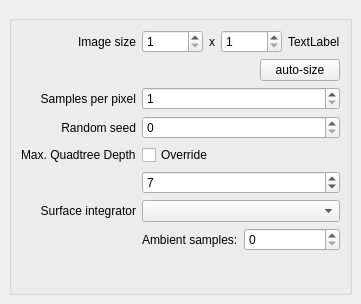
<?xml version="1.0" encoding="UTF-8"?>
<ui version="4.0">
 <class>RenderSettingsWindow</class>
 <widget class="QWidget" name="RenderSettingsWindow">
  <property name="geometry">
   <rect>
    <x>0</x>
    <y>0</y>
    <width>353</width>
    <height>304</height>
   </rect>
  </property>
  <property name="windowTitle">
   <string>Form</string>
  </property>
  <layout class="QGridLayout" name="gridLayout">
   <property name="margin">
    <number>0</number>
   </property>
   <item row="0" column="0">
    <widget class="StashFrame" name="stashFrame">
     <property name="frameShape">
      <enum>QFrame::StyledPanel</enum>
     </property>
     <property name="frameShadow">
      <enum>QFrame::Raised</enum>
     </property>
    </widget>
   </item>
   <item row="1" column="0">
    <widget class="QFrame" name="frame_2">
     <property name="frameShape">
      <enum>QFrame::NoFrame</enum>
     </property>
     <layout class="QHBoxLayout" name="horizontalLayout_4">
      <item>
       <spacer name="horizontalSpacer_2">
        <property name="orientation">
         <enum>Qt::Horizontal</enum>
        </property>
        <property name="sizeHint" stdset="0">
         <size>
          <width>40</width>
          <height>20</height>
         </size>
        </property>
       </spacer>
      </item>
      <item>
       <widget class="QGroupBox" name="groupBox">
        <layout class="QGridLayout" name="gridLayout_2">
         <item row="0" column="0">
          <widget class="QLabel" name="label">
           <property name="text">
            <string>Image size</string>
           </property>
           <property name="alignment">
            <set>Qt::AlignRight|Qt::AlignTrailing|Qt::AlignVCenter</set>
           </property>
          </widget>
         </item>
         <item row="3" column="0">
          <widget class="QLabel" name="label_3">
           <property name="text">
            <string>Samples per pixel</string>
           </property>
           <property name="alignment">
            <set>Qt::AlignRight|Qt::AlignTrailing|Qt::AlignVCenter</set>
           </property>
          </widget>
         </item>
         <item row="4" column="0">
          <widget class="QLabel" name="label_5">
           <property name="text">
            <string>Random seed</string>
           </property>
           <property name="alignment">
            <set>Qt::AlignRight|Qt::AlignTrailing|Qt::AlignVCenter</set>
           </property>
          </widget>
         </item>
         <item row="0" column="1">
          <layout class="QHBoxLayout" name="horizontalLayout">
           <item>
            <widget class="QSpinBox" name="widthSpin">
             <property name="minimum">
              <number>1</number>
             </property>
             <property name="maximum">
              <number>99999</number>
             </property>
            </widget>
           </item>
           <item>
            <widget class="QLabel" name="label_2">
             <property name="text">
              <string>x</string>
             </property>
            </widget>
           </item>
           <item>
            <widget class="QSpinBox" name="heightSpin">
             <property name="minimum">
              <number>1</number>
             </property>
             <property name="maximum">
              <number>99999</number>
             </property>
            </widget>
           </item>
           <item>
            <widget class="QLabel" name="megapixelsDisplay">
             <property name="text">
              <string>TextLabel</string>
             </property>
            </widget>
           </item>
          </layout>
         </item>
         <item row="3" column="1">
          <widget class="QSpinBox" name="samplesPerPixelSpin">
           <property name="minimum">
            <number>1</number>
           </property>
           <property name="maximum">
            <number>999999999</number>
           </property>
          </widget>
         </item>
         <item row="4" column="1">
          <widget class="QSpinBox" name="seedSpin">
           <property name="maximum">
            <number>999999999</number>
           </property>
          </widget>
         </item>
         <item row="10" column="1">
          <spacer name="verticalSpacer">
           <property name="orientation">
            <enum>Qt::Vertical</enum>
           </property>
           <property name="sizeHint" stdset="0">
            <size>
             <width>20</width>
             <height>40</height>
            </size>
           </property>
          </spacer>
         </item>
         <item row="8" column="0">
          <widget class="QLabel" name="label_4">
           <property name="text">
            <string>Surface integrator</string>
           </property>
           <property name="alignment">
            <set>Qt::AlignRight|Qt::AlignTrailing|Qt::AlignVCenter</set>
           </property>
          </widget>
         </item>
         <item row="8" column="1">
          <layout class="QHBoxLayout" name="horizontalLayout_3">
           <item>
            <widget class="QComboBox" name="surfaceIntegrator"/>
           </item>
          </layout>
         </item>
         <item row="9" column="1">
          <layout class="QHBoxLayout" name="horizontalLayout_5">
           <item>
            <widget class="QLabel" name="ambientSamplesLabel">
             <property name="text">
              <string>Ambient samples:</string>
             </property>
            </widget>
           </item>
           <item>
            <widget class="QSpinBox" name="ambientSamples">
             <property name="maximum">
              <number>99999</number>
             </property>
            </widget>
           </item>
          </layout>
         </item>
         <item row="1" column="1">
          <layout class="QHBoxLayout" name="horizontalLayout_6">
           <item>
            <spacer name="horizontalSpacer_3">
             <property name="orientation">
              <enum>Qt::Horizontal</enum>
             </property>
             <property name="sizeHint" stdset="0">
              <size>
               <width>40</width>
               <height>20</height>
              </size>
             </property>
            </spacer>
           </item>
           <item>
            <widget class="QPushButton" name="autoResolutionButton">
             <property name="sizePolicy">
              <sizepolicy hsizetype="Preferred" vsizetype="Fixed">
               <horstretch>0</horstretch>
               <verstretch>0</verstretch>
              </sizepolicy>
             </property>
             <property name="text">
              <string>auto-size</string>
             </property>
            </widget>
           </item>
          </layout>
         </item>
         <item row="5" column="1">
          <widget class="QCheckBox" name="enableMaxQuadtreeDepthOverride">
           <property name="text">
            <string>Override</string>
           </property>
          </widget>
         </item>
         <item row="6" column="1">
          <widget class="QSpinBox" name="maxLazyQuadtreeDepthSpin">
           <property name="minimum">
            <number>1</number>
           </property>
           <property name="maximum">
            <number>32</number>
           </property>
           <property name="value">
            <number>7</number>
           </property>
          </widget>
         </item>
         <item row="5" column="0">
          <widget class="QLabel" name="label_6">
           <property name="text">
            <string>Max. Quadtree Depth</string>
           </property>
          </widget>
         </item>
        </layout>
       </widget>
      </item>
      <item>
       <spacer name="horizontalSpacer">
        <property name="orientation">
         <enum>Qt::Horizontal</enum>
        </property>
        <property name="sizeHint" stdset="0">
         <size>
          <width>40</width>
          <height>20</height>
         </size>
        </property>
       </spacer>
      </item>
     </layout>
    </widget>
   </item>
  </layout>
 </widget>
 <customwidgets>
  <customwidget>
   <class>StashFrame</class>
   <extends>QFrame</extends>
   <header>stashframe.h</header>
   <container>1</container>
  </customwidget>
 </customwidgets>
 <tabstops>
  <tabstop>widthSpin</tabstop>
  <tabstop>heightSpin</tabstop>
 </tabstops>
 <resources/>
 <connections/>
</ui>
